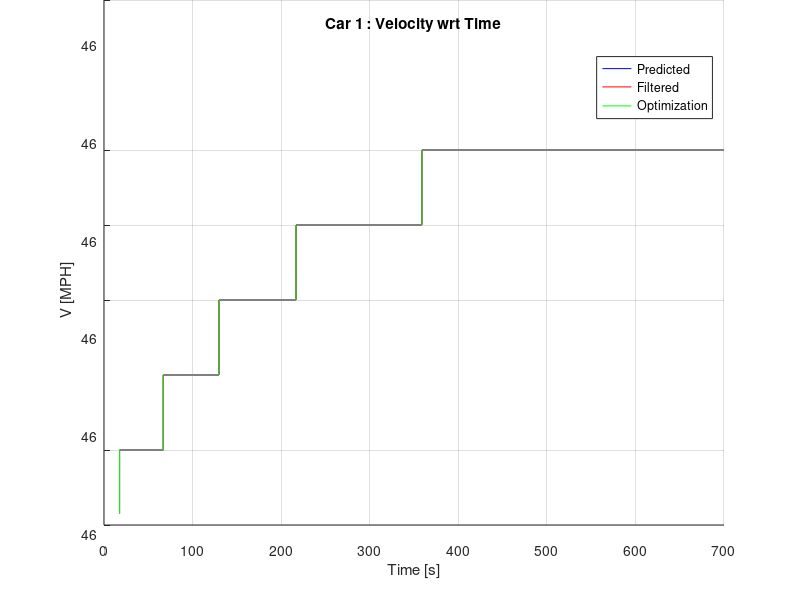
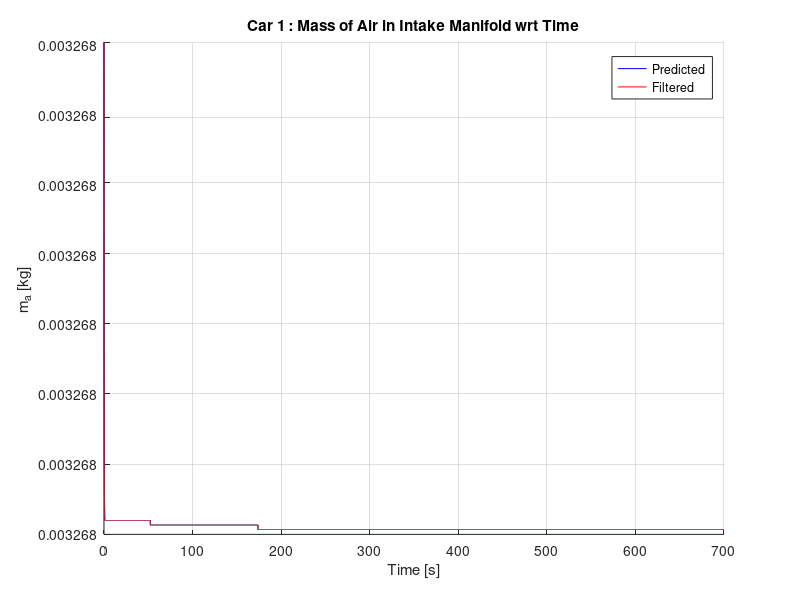

Source code (MATLAB) for these figures, in order:
% Ashil Farahmand
% Recursive Iterated EKF using Modified UCB Engine Model

% Goals
% - calculate time to cross
% ------------------------------------------------------------------------
% Issues with current implementation
% - Assume instantaneous pressure on controls
% - Doesn't down weight following cars
% - Only works with one type of car(internal characteristics of cars are identical) this constraint can easily be relaxed
% - Must try different optimization orders manually until optimal found

tic; clc; clear; format long;

KF_iterations = 7*10^4;                % Number of iterations for KF
integration_iterations = 1;              % Number of integrations per each KF_iteration
T = 1*10^-2;  num_of_cars = 1;

auto_transmission = logical(1);                      % 0 = (diagnostic)Manual, 1 = Automatic
noise = 0;                                                          % 0 = (diagnostic)None, 1 = White, 2 = Colored
rough = logical(0);                                            % 0 = random noise, x = noise multiplied by value of rough alternates :/- each iteration
run_optimization = logical([0; 0; 0; 0]);         % 0 = (diagnostic) Do not change inputs, 1 = change inputs according to cost function
min_iterations_to_show_corrections = 6;    % If iterating less than this margin, do not display
show_optimization = 0;                                 % 0 = (diagnostic) Do not plot optimization, 1 = Plot Optimization
max_corrections = 1*10^2;                             % Prevents infinite loop in correction
e_correction = 10^-6;                                       % Allowable Correction Error

mode_output = [0, 0, 0, 0, 0,    1, 0, 0, 1, 0,    0, 0, 0, 0];
%mode_output = ones(14);

% Output Modes
% -----------------------------------------------------
% Index   |   Property
% 1              throttle angle
% 2                brake angle
% 3           steering direction
% 4            position (x2 vs. x1)
% 5            position (x vs. t)
% 6                  v_mph
% 7                  v_m/s
% 8          distance b/w cars
% 9                     ma
% 10                   we
% 11                   Tb
% 12                  gear
% 13     phase plot (ma vs. we wrt t)
% 14        corrector iterations

w = zeros(5*num_of_cars, 1); e = zeros(5*num_of_cars, 1); z = zeros(5*num_of_cars, 1); Fx = zeros(5*num_of_cars, 5*num_of_cars);

nominal_controls = zeros(3*num_of_cars);                                     % Control Vector during one KF iteration
predictions = zeros(5*num_of_cars, integration_iterations + 1);   % Holds the predictions during integration
corrections = zeros(5*num_of_cars, 2);                                             % Holds the corrected states when iterating the correction step (holds previous and next corrections)
correction_iterations = ones(KF_iterations, 1);                                 % Holds the number of iterations the corrector performs/KF iteration

predicted_states = zeros(5*num_of_cars, KF_iterations); corrected_states = zeros(5*num_of_cars, KF_iterations); gear_ratios = zeros(num_of_cars, KF_iterations);
predicted_opt_states = zeros(4*num_of_cars, KF_iterations);

% Topology Parameters
speed_limits = [22; 50; 10];            % Speed limits (left turn, straight, right turn)
lane_width = 3.6; line_separation = .1;

% Used by cost function
iteration_to_start_optimization = 10;                                % KF_iteration to start optimization
safe_distance = [2.5; 2.5; 2.5; 2.5];                                        % Safe distance to maintain around each respective vehicle
safety_margin = .5;                                                                % Additional distance to maintain between vehicles
direction = [0; 0; 0; 0];                                                           % 1 - Left turn, 2 - Straight, 3 - Right turn (Set in vehicle ICs)
order = zeros(num_of_cars, 1);                                           % Order of cars going through the intersection
steady_speed_t_angles = [6.91049; 11.77215; 3.52779];    % Throttle angles to maintain a steady speed at the speed limit
acc_profile = [0.4624; 0.2728; 0.1724; 0.09438; .08311];     % Acceleration values for different velocity ranges
braking_distances = [0; 0];                                                    % Distance from intersection to begin braking in preparation for turn (calculated below)
time_optimal = zeros(num_of_cars, 1);                             % The amount of time needed to traverse the intersection when no other vehicles are present
time_to_cross = zeros(num_of_cars, 1);                            % The amount of time needed to traverse the intersection for a given order
target_speed = speed_limits(2);                                           % Used in optimization to signal a necessary acceleration or brake
brake_decel_rates = [-2.037; -4];                                           % Steady state deceleration at corresponding brake angle
brake_decel_angles = [19; 37.6966];                                     % Brake angles to achieve corresponding brake decel rates
steering_angle_increment = [ (90*T*4*speed_limits(1)*1609.344)/(3*pi*lane_width*3600); (90*T*4*speed_limits(3)*1609.344)/(pi*lane_width*3600) ];

% Assign Initial Conditions
K = I(5*num_of_cars); G = I(5*num_of_cars); Q = I(5*num_of_cars);
q = [.01; .01; 10^-10; .01; 100]; % Covariances of process and observation noise
for i = 1:num_of_cars    Q(5*i - 4, 5*i - 4) =  q(1);    Q(5*i - 3, 5*i - 3) = q(2);    Q(5*i - 2, 5*i - 2) = q(3);    Q(5*i - 1, 5*i - 1) = q(4);    Q(5*i - 0, 5*i - 0) = q(5); end
sigma = Q; last_sigma = Q; Rk = Q;

delta_t = T/integration_iterations;                           % One KF_interval time is integration_iterations*delta_t = T
k = zeros(4, 5*num_of_cars);                                    % RK4 variables; one col/SV
RK_states = zeros(5*num_of_cars, 1);                     % state vector
u = zeros(3*num_of_cars, KF_iterations);               % control vector
Jtg_current = zeros(num_of_cars, 1);
MAX = 0.684; R = 8.3145; Tm = 333; Mair = .02897; Vm = .00447; Patm = 101325; c_PR = (R*Tm)/(Patm*Mair*Vm);
Ve = .0049; c_1 = Ve/(4*pi*Vm);
normal_shift_speeds = [0; 7; 15; 25; 45];      % Speed to shift
fast_shift_speeds = [11; 20; 35; 55];              % Speeds to shift under max acceleration
Rg = [0.4167; 0.6817; 1; 1.4993; 2.3058];
c_2 = 1018686; Ca = 0.53384; h = 0.33; Fr = 167.27; Je = 0.2630; Jtg = [0.08202; 0.07592; 0.11388; 0.13150]; Jw = 5.13; M = 2148; Kb = 300; Tau_bv = 0.1;

% Pre-Processing

% Assign braking distances
x = ( (speed_limits(2) - speed_limits(1:2:3))*(1609.344/3600))/(-brake_decel_rates(2));
braking_distances = -.5*brake_decel_rates(2)*x.^2 + speed_limits(1:2:3)*(1609.344/3600).*x + lane_width;

% Car 1
car = 1;
direction(car) = 1;
gear_ratios(car, 1) = Rg(5);
predictions(5*car - 4, 1) = -200;
predictions(5*car - 3, 1) = -lane_width/2;
predictions(5*car - 2, 1) = .0032683;
predictions(5*car - 1, 1) = 46 * (1609.344/3600) *(1/(h*gear_ratios(car, 1)));
u(3*car - 2, 1:KF_iterations) = 10.58616;
%u(3*car - 2, 1:KF_iterations) = 85;
u(3*car - 0, 1:KF_iterations) = 0;

% Car 2
car = 2;
if(num_of_cars > 1)
direction(car) = 2;
gear_ratios(car, 1) = Rg(5);
predictions(5*car - 4, 1) = -lane_width/2;
predictions(5*car - 3, 1) = 200;
predictions(5*car - 2, 1) = .00033558;
predictions(5*car - 1, 1) = 45 * (1609.344/3600) * (1/(h*gear_ratios(car, 1)) );
u(3*car - 2, 1:iteration_to_start_optimization) = 85;
u(3*car - 0, 1:KF_iterations) = 270;
end

% Car 3
car = 3;
if(num_of_cars > 2)
direction(car) = 2;
gear_ratios(car, 1) = Rg(1);
predictions(5*car - 4, 1) = -lane_width/2;
predictions(5*car - 3, 1) = 16 + lane_width;
predictions(5*car - 2, 1) = .00033558;
predictions(5*car - 1, 1) = 2 * (1/(h*gear_ratios(car, 1)) );
u(3*car - 2, 1:iteration_to_start_optimization) = 85;
u(3*car - 0, 1:KF_iterations) = 270;
end

% Car 4
car = 4;
if(num_of_cars > 3)
direction(car) = 2;
gear_ratios(car, 1) = Rg(1);
predictions(5*car - 4, 1) = -lane_width/2;
predictions(5*car - 3, 1) = 30 + lane_width;
predictions(5*car - 2, 1) = .00033558;
predictions(5*car - 1, 1) = 2 * (1/(h*gear_ratios(car, 1)) );
u(3*car - 2, 1:iteration_to_start_optimization) = 85;
u(3*car - 0, 1:KF_iterations) = 270;
end

predicted_states(:, 1) = predictions(:, 1); corrected_states(:, 1) = predictions(:, 1);

% Begin to iterate (index 1 holds the ICs)
for KF_interval = 1:KF_iterations    
    
    % Run Optimization
    if((sum(run_optimization) > 0) & (KF_interval > iteration_to_start_optimization))       % At least one car needs to be optimized then true
        ETA = zeros(num_of_cars, 1);
        
        % Find ETA of each car based on current states (Cost Function)
        for i = 1:num_of_cars
            d = max( abs(corrected_states(5*i - 4, KF_interval)), abs(corrected_states(5*i - 3, KF_interval)) ) - lane_width - safe_distance(i);
            v = corrected_states(5*i - 1, KF_interval)*h*gear_ratios(i, KF_interval);
            
            % Too close for changing plans (ETA < 0 then no change of control vars)
            if( (direction ~= 2) & (d < braking_distances(ceil(direction(i)*.6))) )                ETA(i) = -i;                run_optimization(i) = 0;
            elseif(direction(i) == 1)
                
                if( (v + 0.1) > (speed_limits(2)*1609.344/3600) )         % At speed limit
                    d = max( abs(corrected_states(5*i - 4, KF_interval)), abs(corrected_states(5*i - 3, KF_interval)) ) - safe_distance(i) - braking_distances(1);
                    k(1) = d/(corrected_states(5*i - 1, KF_interval)*gear_ratios(i, KF_interval)*h);
                    k(2) = 0;
                elseif( v > (45*1609.344/3600) )                                      % High 4th Gear
                    % Find position of car after accelerating to speed limit
                    k(1) = (speed_limits(2)*1609.344/3600 - v)/acc_profile(5);
                    x = .5*acc_profile(5)*k(1)^2 + v*k(1) - max( abs(corrected_states(5*i - 4, KF_interval)), abs(corrected_states(5*i - 3, KF_interval)) );
                    
                    % Reach Speed Limit
                    if(x < -braking_distances(1))                        k(2) = (abs(x) - braking_distances(1))/(speed_limits(2)*1609.344/3600);
                    elseif(x > -braking_distances(1))               % Do not reach speed limit before line
                        k(1) = ( sqrt(v^2 + 2*acc_profile(5)*(max( abs(corrected_states(5*i - 4, KF_interval)), abs(corrected_states(5*i - 3, KF_interval)) )- braking_distances(1)) ) - v )/acc_profile(5);
                        % Find speed of vehicle @ lane_width, then average
                        % over whole time to find v
                    end
                
                % -------------------------------------------------------------------------------------    
                elseif( v > (35*1609.344/3600) )                                      % Lo 4th Gear
                    k(2) = (45 - 35)*(1609.344/3600)/acc_profile(4);
                    x = .5*acc_profile(4)*k(2)^2 + v*k(2) - max( abs(corrected_states(5*i - 4, KF_interval)), abs(corrected_states(5*i - 3, KF_interval)) );
                    
                    % Reach High 4th Gear
                    if(x < -braking_distances(1))
                        k(2) = (speed_limits(2) - 45)*(1609.344/3600)/acc_profile(5);
                        x  = .5*acc_profile(5)*k(2)^2 + 45*(1609.344/3600)*k(2) + x;
                        
                        % Reach Speed Limit
                        if(x < -braking_distances(1))                            k(1) = (abs(x) - braking_distances(1))/(speed_limits(2)*1609.344/3600);
                        elseif(x > -braking_distances(1))               % Do not reach speed limit before line
                            k(1) = (sqrt((45*1609.344/3600)^2 + 2*acc_profile(5)*(lane_width + abs(x))) - 45*1609.344/3600)/acc_profile(5);
                        % Find speed of vehicle @ lane_width, then average
                        % over whole time to find v
                        end
                        
                    elseif(x > -braking_distances(1))               % Do not reach High 4th Gear
                        k(1) = ( sqrt(v^2 + 2*acc_profile(4)*(lane_width + max( abs(corrected_states(5*i - 4, KF_interval)), abs(corrected_states(5*i - 3, KF_interval)) ))) - v )/acc_profile(4);
                        % Find speed of vehicle @ lane_width, then average
                        % over whole time to find v
                    end
                else
                    if(d > braking_distances(1))
                        k(1) = (d - braking_distances(1))/v;
                    end
                end
                
                k(3) = (braking_distances(1) - lane_width)/((speed_limits(2)/2 - speed_limits(1)/2)*1609.344/3600);
                k(4) = (3*lane_width*pi/4)/(speed_limits(1)*1609.344/3600);
                ETA(i) = k(1) + k(2) + k(3) + k(4);
                
            elseif(direction(i) == 3)
                
                if( (v + 0.1) > (speed_limits(2)*1609.344/3600) )         % At speed limit
                    d = max( abs(corrected_states(5*i - 4, KF_interval)), abs(corrected_states(5*i - 3, KF_interval)) ) - safe_distance(i) - braking_distances(2);
                    k(1) = d/(corrected_states(5*i - 1, KF_interval)*gear_ratios(i, KF_interval)*h);
                    k(2) = 0;
                elseif( v > (45*1609.344/3600) )                                      % High 4th Gear
                    % Find position of car after accelerating to speed limit
                    k(1) = (speed_limits(2)*1609.344/3600 - v)/acc_profile(5);
                    x = .5*acc_profile(5)*k(1)^2 + v*k(1) - max( abs(corrected_states(5*i - 4, KF_interval)), abs(corrected_states(5*i - 3, KF_interval)) );
                    
                    % Reach Speed Limit
                    if(x < -braking_distances(2))                        k(2) = (abs(x) - braking_distances(2))/(speed_limits(2)*1609.344/3600);
                    elseif(x > -braking_distances(2))               % Do not reach speed limit before line
                        k(1) = ( sqrt(v^2 + 2*acc_profile(5)*(max( abs(corrected_states(5*i - 4, KF_interval)), abs(corrected_states(5*i - 3, KF_interval)) )- braking_distances(2)) ) - v )/acc_profile(5);
                        % Find speed of vehicle @ lane_width, then average
                        % over whole time to find v
                    end
                
                
                % -------------------------------------------------------------------------------------    
                elseif( v > (35*1609.344/3600) )                                      % Lo 4th Gear
                    k(2) = (45 - 35)*(1609.344/3600)/acc_profile(4);
                    x = .5*acc_profile(4)*k(2)^2 + v*k(2) - max( abs(corrected_states(5*i - 4, KF_interval)), abs(corrected_states(5*i - 3, KF_interval)) );
                    
                    % Reach High 4th Gear
                    if(x < -braking_distances(2))
                        k(2) = (speed_limits(2) - 45)*(1609.344/3600)/acc_profile(5);
                        x  = .5*acc_profile(5)*k(2)^2 + 45*(1609.344/3600)*k(2) + x;
                        
                        % Reach Speed Limit
                        if(x < -braking_distances(2))                            k(1) = (abs(x) - braking_distances(2))/(speed_limits(2)*1609.344/3600);
                        elseif(x > -braking_distances(2))               % Do not reach speed limit before line
                            k(1) = (sqrt((45*1609.344/3600)^2 + 2*acc_profile(5)*(lane_width + abs(x))) - 45*1609.344/3600)/acc_profile(5);
                        % Find speed of vehicle @ lane_width, then average
                        % over whole time to find v
                        end
                        
                    elseif(x > -braking_distances(2))               % Do not reach High 4th Gear
                        k(1) = ( sqrt(v^2 + 2*acc_profile(4)*(lane_width + max( abs(corrected_states(5*i - 4, KF_interval)), abs(corrected_states(5*i - 3, KF_interval)) ))) - v )/acc_profile(4);
                        % Find speed of vehicle @ lane_width, then average
                        % over whole time to find v
                    end
                else
                    if(d > braking_distances(2))
                        k(1) = (d - braking_distances(2))/v;
                    end
                end
                
                k(3) = (braking_distances(2) - lane_width)/((speed_limits(2)/2 - speed_limits(3)/2)*1609.344/3600);
                k(4) = (lane_width*pi/4)/(speed_limits(3)*1609.344/3600);
                ETA(i) = k(1) + k(2) + k(3) + k(4);
            else
                
                if( (v + 0.1) > (speed_limits(2)*1609.344/3600) )         % At speed limit
                    d = max( abs(corrected_states(5*i - 4, KF_interval)), abs(corrected_states(5*i - 3, KF_interval)) ) - lane_width - safe_distance(i) + 2*lane_width;
                    ETA(i) = d/(corrected_states(5*i - 1, KF_interval)*gear_ratios(i, KF_interval)*h);
                
                elseif( v > (45*1609.344/3600) )                                      % High 4th Gear
                    % Find position of car after accelerating to speed limit
                    k(1) = (speed_limits(2)*1609.344/3600 - v)/acc_profile(5);
                    x = .5*acc_profile(5)*k(1)^2 + v*k(1) - max( abs(corrected_states(5*i - 4, KF_interval)), abs(corrected_states(5*i - 3, KF_interval)) );
                    
                    % Reach Speed Limit
                    if(x < lane_width)                        ETA(i) = k(1) + (abs(x) + lane_width)/(speed_limits(2)*1609.344/3600);
                    elseif(x > lane_width)               % Do not reach speed limit before line
                        ETA(i) = ( sqrt(v^2 + 2*acc_profile(5)*(lane_width + max( abs(corrected_states(5*i - 4, KF_interval)), abs(corrected_states(5*i - 3, KF_interval)) ))) - v )/acc_profile(5);
                        % Find speed of vehicle @ lane_width, then average
                        % over whole time to find v
                    end
                
                % -------------------------------------------------------------------------------------    
                elseif( v > (35*1609.344/3600) )                                      % Lo 4th Gear
                    k(2) = (45 - 35)*(1609.344/3600)/acc_profile(4);
                    x = .5*acc_profile(4)*k(2)^2 + v*k(2) - max( abs(corrected_states(5*i - 4, KF_interval)), abs(corrected_states(5*i - 3, KF_interval)) );
                    
                    % Reach High 4th Gear
                    if(x < lane_width)
                        k(1) = (speed_limits(2) - 45)*(1609.344/3600)/acc_profile(5);
                        x  = .5*acc_profile(5)*k(1)^2 + (45*1609.344/3600)*k(1) + x;
                        
                        % Reach Speed Limit
                        if(x < lane_width)                            ETA(i) = k(1) + k(2) + (abs(x) + lane_width)/(speed_limits(2)*1609.344/3600);
                        elseif(x > lane_width)               % Do not reach speed limit before line
                            ETA(i) = k(2) + (sqrt((45*1609.344/3600)^2 + 2*acc_profile(5)*(lane_width + abs(x))) - 45*1609.344/3600)/acc_profile(5);
                        % Find speed of vehicle @ lane_width, then average
                        % over whole time to find v
                        end
                        
                    elseif(x > lane_width)               % Do not reach High 4th Gear
                        ETA(i) = ( sqrt(v^2 + 2*acc_profile(4)*(lane_width + max( abs(corrected_states(5*i - 4, KF_interval)), abs(corrected_states(5*i - 3, KF_interval)) ))) - v )/acc_profile(4);
                        % Find speed of vehicle @ lane_width, then average
                        % over whole time to find v
                    end
                else
                    ETA(i) = (d + lane_width)/v;
                end
                    
            end
        end
        
        toc
        
        % Sort the ETAs in ascending optimization order (duplicateETAs yield error)
        ETA
        order = sort(ETA)
        for i = 1:num_of_cars            order(i) = find(order(i) == ETA);        end
                
        % Perform Optimization (assume only 1 car first)
        x = [0; 0];        v = 0;        a = 0;        k = zeros(1, 2);
        
        for i = 1:num_of_cars
            delay = 0;                                  % Time delay to avoid collision
            collision_points = 0;               % Indices where a collision will occur with current trajectory plan
            while(run_optimization(order(i)) == 1)
                x = [corrected_states(5*order(i) - 4, KF_interval); corrected_states(5*order(i) - 3, KF_interval)];
                v = corrected_states(5*order(i) - 1, KF_interval)*h*gear_ratios(order(i), KF_interval);
                v_mph = v*3600/1609.344;                target_speed = speed_limits(2)*1609.344/3600;                a = -brake_decel_rates(1)/100;                k(2) = 1;
                source = find(max(abs(x)) == abs(x));                sink = find(min(abs(x)) == abs(x));
                u(3*order(i) - 2, KF_interval:KF_iterations) = 0;                u(3*order(i) - 1, KF_interval:KF_iterations) = 0;                u(3*order(i) - 0, KF_interval:KF_iterations) = u(3*order(i) - 0, 1);
                
                if( (direction(order(i)) == 1) || (direction(order(i)) == 3) )
                    for j = KF_interval:KF_iterations
                        if((sum(size(collision_points)) - 2) > 0) % If original trajectory is invalid, delay some then proceed normally
                            a = a*exp(-T/Tau_bv) + brake_decel_rates(1)/100;                            u(3*order(i) - 1, j) = brake_decel_angles(1);                            k(1) = a;
                            
                            if(v_mph < (speed_limits(2) - delay) )                                collision_points = 1;                            end
                        elseif( abs(x(source)) > braking_distances(ceil(direction(order(i))*.6)) )   % Have not met decel area yet
                            u(3*order(i) - 2, j) = 85;
                            
                            if(collision_points == 1)                                k(1) = k(1)*exp(-T/Tau_bv);
                            else                                k(1) = 0;                            end
                            
                            if(v > target_speed)                                                         a = 0;                                u(3*order(i) - 2, j) = steady_speed_t_angles(2);
                            elseif(v_mph > 47)                                                          a = k(1) + acc_profile(5);
                            elseif(v_mph > fast_shift_speeds(3))                            a = k(1) + acc_profile(4);
                            elseif(v_mph > fast_shift_speeds(2))                            a = k(1) + acc_profile(3);
                            elseif(v_mph > fast_shift_speeds(1))                            a = k(1) + acc_profile(2);
                            else                                                                                     a = k(1) + acc_profile(1);                            end
                        elseif( (abs(x(source)) > lane_width) && (v < target_speed - 0.391) )      % In decel area and below target speed
                            u(3*order(i) - 2, j) = 85;                            target_speed = brake_decel_rates(2)*T + target_speed;                            k(1) = k(1)*exp(-T/Tau_bv);
                            
                            if(v_mph > 47)                                                                a = k(1) + acc_profile(5);
                            elseif(v_mph > fast_shift_speeds(3))                            a = k(1) + acc_profile(4);
                            elseif(v_mph > fast_shift_speeds(2))                            a = k(1) + acc_profile(3);
                            elseif(v_mph > fast_shift_speeds(1))                            a = k(1) + acc_profile(2);
                            else                                                                                     a = k(1) + acc_profile(1);                            end                            
                        elseif( (abs(x(source)) > lane_width) && (v >= target_speed - 0.391) )      % In decel area and at target speed
                            if(k(1) > 0)                                a = -brake_decel_rates(2)/100 + k(1)/100;                                k(1) = -1;                                '*',                            end
                            
                            a = a*exp(-T/Tau_bv) + brake_decel_rates(2)/100;                            u(3*order(i) - 1, j) = brake_decel_angles(2);
                            target_speed = a*T + target_speed;                            k(3) = 1;
                        elseif( (abs(x(source)) <= lane_width) && (abs(x(sink)) <= lane_width) )   % Begin turning manuever(inside Isection)
                            if(k(3) == 1)
                                steering_angle_increment = [ (90*T*4*(v_mph - 0.5)*1609.344)/(3*pi*lane_width*3600); (90*T*4*(v_mph - 0.5)*1609.344)/(pi*lane_width*3600) ];
                                k(3) = -1;
                            end
                            
                            k(1) = 0;
                            a = a*exp(-T/Tau_bv);                            target_speed = speed_limits(2)*1609.344/3600;                            
                            u(3*order(i) - 2, j) = steady_speed_t_angles(direction(order(i)));
                            u(3*order(i), j) = u(3*order(i), j - 1) - (direction(order(i)) - 2)*steering_angle_increment( ceil(direction(order(i))*.6) );
                        elseif(abs(x(sink)) > lane_width)                                                                        % Out of intersection moving away
                            u(3*order(i) - 2, j) = 85;                            u(3*order(i) - 0, j) = u(3*order(i), 1) - (direction(order(i)) - 2)*90;
                            
                            % Assigns time to cross
                            if(k(1) == 0)
                                k(1) = -2;
                                time_to_cross(order(i)) = (j - KF_interval)*T;                                
                                
                                % Assign costs of this iteration's trajectory
                                if(collision_points == 0)                    time_optimal(order(i)) = time_to_cross(order(i));                end
                            end
                            
                            if(v > target_speed)                                                         a = 0;                                u(3*order(i) - 2, j) = steady_speed_t_angles(2);
                            elseif(v_mph > 47)                                                          a = acc_profile(5);
                            elseif(v_mph > fast_shift_speeds(3))                            a = acc_profile(4);
                            elseif(v_mph > fast_shift_speeds(2))                            a = acc_profile(3);
                            elseif(v_mph > fast_shift_speeds(1))                            a = acc_profile(2);
                            else                                                                                     a = acc_profile(1);                            end
                        end
                        
                        x(1) = (.5*a*T^2 + v*T)*cos(u(3*order(i), j)*pi/180) + x(1);
                        x(2) = (.5*a*T^2 + v*T)*sin(u(3*order(i), j)*pi/180) + x(2);
                        v = a*T + v;                        v_mph = v*3600/1609.344;
                        if( (a < 0) & (v < 0) )                            v = 0;                            v_mph = 0;                        end
                        predicted_opt_states((4*order(i) - 3:4*order(i)), j) = [x(1); x(2); v_mph; a];
                    end
                else      % If not turning, then go straight
                    k(3) = 0;
                    for j = KF_interval:KF_iterations                        
                        if((sum(size(collision_points)) - 2) > 0)     % If original trajectory is invalid, delay some then proceed normally
                            a = a*exp(-T/Tau_bv) + brake_decel_rates(1)/100;                            u(3*order(i) - 1, j) = brake_decel_angles(1);                            k(1) = a;
                            
                            if(v_mph < (speed_limits(2) - delay))                                collision_points = 1;                            end
                        elseif( (k(3) == 0) & (abs(x(source)) > lane_width) & (abs(corrected_states(5*order(i) - 2 - sink, KF_interval) - x(source)) > abs(corrected_states(5*order(i) - 2 - sink, KF_interval))) )
                            k(3) = -1;
                            time_to_cross(order(i)) = (j - KF_interval)*T;
                            
                            % Assign costs of this iteration's trajectory
                            if(collision_points == 0)                    time_optimal(order(i)) = time_to_cross(order(i));                end
                        else
                            u(3*order(i) - 2, j) = 85;
                            
                            if(collision_points == 1)                                k(1) = k(1)*exp(-T/Tau_bv);
                            else                                k(1) = 0;                            end
                            
                            if(v > target_speed)                                                         a = 0;                                u(3*order(i) - 2, j) = steady_speed_t_angles(2);
                            elseif(v_mph > 47)                                                          a = k(1) + acc_profile(5);
                            elseif(v_mph > fast_shift_speeds(3))                            a = k(1) + acc_profile(4);
                            elseif(v_mph > fast_shift_speeds(2))                            a = k(1) + acc_profile(3);
                            elseif(v_mph > fast_shift_speeds(1))                            a = k(1) + acc_profile(2);
                            else                                                                                     a = k(1) + acc_profile(1);                            end
                        end
                        
                        x(1) = (.5*a*T^2 + v*T)*cos(u(3*order(i), j)*pi/180) + x(1);
                        x(2) = (.5*a*T^2 + v*T)*sin(u(3*order(i), j)*pi/180) + x(2);
                        v = a*T + v;                        v_mph = v*3600/1609.344;                        
                        if( (a < 0) & (v < 0) )                            v = 0;                            v_mph = 0;                        end                        
                        predicted_opt_states((4*order(i) - 3:4*order(i)), j) = [x(1); x(2); v_mph; a];
                    end
                end
                               
                
                % Compare trajectory plan to plans of all preceding cars
                if(i > 1)
                    for car = 1:(i - 1)
                        x = sqrt( (predicted_opt_states(4*order(i) - 3, 1:KF_iterations) - predicted_opt_states(4*order(car) - 3, 1:KF_iterations)).^2 + (predicted_opt_states(4*order(i) - 2, 1:KF_iterations) - predicted_opt_states(4*order(car) - 2, 1:KF_iterations)).^2 );
                        collision_points = find(x < (safe_distance(order(i)) + safe_distance(order(car)) + safety_margin));                        
                        
                        if((sum(size(collision_points)) - 2) > 0)                            delay = delay + 0.5;
                        else                        run_optimization(order(i)) = 0;                        end
                    end                    
                else                    run_optimization(order(i)) = 0;                end
                
            end
        end
        time_optimal
        time_to_cross - time_optimal
        'Cost = '
        mean(time_to_cross - time_optimal)
        toc
    elseif((show_optimization == 0) | (KF_interval <= iteration_to_start_optimization))
        for i = 1:num_of_cars
            predicted_opt_states(4*i - 3, KF_interval) = corrected_states(5*i - 4, KF_interval);
            predicted_opt_states(4*i - 2, KF_interval) = corrected_states(5*i - 3, KF_interval);
            predicted_opt_states(4*i - 1, KF_interval) = corrected_states(5*i - 1, KF_interval)*h*gear_ratios(i, KF_interval)*3600/1609.344;
            predicted_opt_states(4*i - 0, KF_interval) = 0;
        end
    end
    
    % Assign nominal controls
    predictions(:, 1) = corrected_states(:, KF_interval);
    nominal_controls = u(:, KF_interval);
    
    if(auto_transmission == 1)
        % Transmission
        for car = 1:num_of_cars
            v =  gear_ratios(car, KF_interval)*h*predictions(5*car - 1, 1);
            v_mph = v*(3600/1609.344);                        % Convert m/s -> mph
    
            if( (nominal_controls(3*car - 2) == 85) && (v_mph > normal_shift_speeds(2)) )
                % Down shift for better acceleration                
                if(v_mph > fast_shift_speeds(4))                              gear_ratios(car, KF_interval + 1) = Rg(5);                        Jtg_current(car) = Jtg(4);
                elseif(v_mph > fast_shift_speeds(3))                        gear_ratios(car, KF_interval + 1) = Rg(4);                        Jtg_current(car) = Jtg(4);
                elseif(v_mph > fast_shift_speeds(2))                        gear_ratios(car, KF_interval + 1) = Rg(3);                        Jtg_current(car) = Jtg(3);
                elseif(v_mph > fast_shift_speeds(1))                        gear_ratios(car, KF_interval + 1) = Rg(2);                        Jtg_current(car) = Jtg(2);
                else                                                                                 gear_ratios(car, KF_interval + 1) = Rg(1);                        Jtg_current(car) = Jtg(1);
                end
            elseif(v_mph > normal_shift_speeds(5))                    gear_ratios(car, KF_interval + 1) = Rg(5);                    Jtg_current(car) = Jtg(4);
            elseif(v_mph > normal_shift_speeds(4))                    gear_ratios(car, KF_interval + 1) = Rg(4);                    Jtg_current(car) = Jtg(4);
            elseif(v_mph > normal_shift_speeds(3))                    gear_ratios(car, KF_interval + 1) = Rg(3);                    Jtg_current(car) = Jtg(3);
            elseif(v_mph > normal_shift_speeds(2))                    gear_ratios(car, KF_interval + 1) = Rg(2);                    Jtg_current(car) = Jtg(2);
            else                                                                                   gear_ratios(car, KF_interval + 1) = Rg(1);                    Jtg_current(car) = Jtg(1);
            end
               
            predictions(5*car - 1, 1) = v/(gear_ratios(car, KF_interval + 1)*h);                % Adjusts the engine velocity if gear shift occurs
        end
    else        for car = 1:num_of_cars            gear_ratios(car, KF_interval + 1) = gear_ratios(car, KF_interval);        end,    end

    % Prediction
    for integration_interval = 1:integration_iterations        
        RK_states = predictions(:, integration_interval);
        
        for j = 1:4
            k(1:5:5*num_of_cars, j) = gear_ratios(:, KF_interval)*h.*RK_states(4:5:5*num_of_cars).*cos(nominal_controls(3:3:3*num_of_cars)*pi/180);
            k(2:5:5*num_of_cars, j) = gear_ratios(:, KF_interval)*h.*RK_states(4:5:5*num_of_cars).*sin(nominal_controls(3:3:3*num_of_cars)*pi/180);
            
            d_ma_i = MAX*( (nominal_controls(1:3:3*num_of_cars)/85).^2 ).*( (-4.9958)*(c_PR*RK_states(3:5:5*num_of_cars)).^5 + (5.8832)*(c_PR*RK_states(3:5:5*num_of_cars)).^4 + (-1.1218)*(c_PR*RK_states(3:5:5*num_of_cars)).^3 + (-.6579)*(c_PR*RK_states(3:5:5*num_of_cars)).^2 + (-.1278)*(c_PR*RK_states(3:5:5*num_of_cars)) + 1.0104 );
            d_ma_o = c_1*(24.5*RK_states(4:5:5*num_of_cars).*RK_states(3:5:5*num_of_cars).^2 - 0.167*RK_states(4:5:5*num_of_cars).*RK_states(3:5:5*num_of_cars) + (8.10*10^(-4))*RK_states(4:5:5*num_of_cars) - (3.10*10^(-4))*RK_states(3:5:5*num_of_cars).^2 + 222*RK_states(3:5:5*num_of_cars) + 0.352).*RK_states(3:5:5*num_of_cars).*RK_states(4:5:5*num_of_cars);
    
            k(3:5:5*num_of_cars, j) = d_ma_i - d_ma_o;            
            k(4:5:5*num_of_cars, j) = ( ((c_2*d_ma_o)./RK_states(4:5:5*num_of_cars)) - (0.1056*RK_states(4:5:5*num_of_cars) + 15.10) - ((1*10^-4)*RK_states(4:5:5*num_of_cars).^2) - (gear_ratios(:, KF_interval).*(RK_states(5:5:(5*num_of_cars)) + Ca*(gear_ratios(:, KF_interval).^2).*(h^3).*(RK_states(4:5:(5*num_of_cars)).^2) + h*Fr)))./(Je + Jtg_current + (gear_ratios(:, KF_interval).^2)*(Jw + 4*M*h^2));
            k(5:5:5*num_of_cars, j) = (Kb*nominal_controls(2:3:3*num_of_cars) - RK_states(5:5:5*num_of_cars))/Tau_bv;
            
            if(j < 3)                RK_states = RK_states + (delta_t/2)*k(:, j);
            else                       RK_states = RK_states + delta_t*k(:, j);            end
        end
        
        predictions(:, integration_interval + 1) = predictions(:, integration_interval) + (delta_t/6)*( k(:, 1) + 2*k(:, 2) + 2*k(:, 3) + k(:, 4) );  % State Transition
    end
    
    for i = 1:num_of_cars
        % we constraints (if braking limit we = 0 else w = idle speed)
        if( (predictions(5*i - 1, integration_iterations + 1) < 6.5) && (u(3*i - 1, KF_interval) > 0) )                predictions(5*i - 1, integration_iterations + 1) = 10^-5;
        elseif(predictions(5*i - 1, integration_iterations + 1) < 6.5)                predictions(5*i - 1, integration_iterations + 1) = 6.5;        end
        % ma constraints (ma > 0)
        if( (predictions(5*i - 2, integration_iterations + 1) < 10^-10) )            predictions(5*i - 2, integration_iterations + 1) = 10^-10;        end
    end
    
    predicted_states(:, KF_interval + 1) = predictions(:, integration_iterations + 1);
    
    if(noise ~= 0)        % If noise == 0, skip correction step
        % Assign new values to noise dependent variables
        for i = 1:num_of_cars
            if(noise == 2)
                G(5*car - 4, 5*car  - 1) = gear_ratios(car, KF_interval)*h*cos(nominal_controls(3*car - 0)*pi/180);
                G(5*car - 3, 5*car  - 1) = gear_ratios(car, KF_interval)*h*sin(nominal_controls(3*car - 0)*pi/180);
                G(5*car - 1, 5*car  - 2) = ( (.352)*c_2*c_1 )/(  Je + Jtg_current(car) + (gear_ratios(car, KF_interval).^2)*(Jw + 4*M*h^2) );
                G(5*car - 1, 5*car  - 0) = -gear_ratios(car, KF_interval)/(  Je + Jtg_current(car) + (gear_ratios(car, KF_interval).^2)*(Jw + 4*M*h^2) );
            end
            
            w(5*i - 4) = randn*sqrt(q(1)); w(5*i - 3) = randn*sqrt(q(2)); w(5*i - 2) = randn*sqrt(q(3)); w(5*i - 1) = randn*sqrt(q(4)); w(5*i - 0) = randn*sqrt(q(5));        
            e(5*i - 4) = randn*sqrt(q(1)); e(5*i - 3) = randn*sqrt(q(2)); e(5*i - 2) = randn*sqrt(q(3)); e(5*i - 1) = randn*sqrt(q(4)); e(5*i - 0) = randn*sqrt(q(5));
        end
    
        % Creates alternating noise +\- if enabled
        if(rough ~= 0)
            if (KF_interval == 2*floor(KF_interval/2))                w = -rough*abs(w);
            else                w = rough*abs(w);            end
        end
    
        % Get new observations
        x = predicted_states(:, KF_interval + 1) + G*w;        z = x + e;
    
        % Iterated Corrections
        corrections(:, 1) = 0;        corrections(:, 2) = predicted_states(:, KF_interval + 1);
        last_sigma = sigma;        Q = G*Q*G'*T;

        i = 0;
        while( (max( abs(corrections(:, 2) - corrections(:, 1)) ) > e_correction) && (i < max_corrections) )
            i = i + 1;            corrections(:, 1) = corrections(:, 2);
        
            % Compute Jacobian (non-zero along block diagonal)
            for car = 1:num_of_cars
                Fx(5*car - 4, 5*car - 4) = 0;                Fx(5*car - 4, 5*car - 3) = 0;                Fx(5*car - 4, 5*car - 2) = 0;
                Fx(5*car - 4, 5*car - 1) = gear_ratios(car, KF_interval)*h*cos(nominal_controls(3*car - 0)*pi/180);
                Fx(5*car - 4, 5*car - 0) = 0;
        
                Fx(5*car - 3, 5*car - 4) = 0;                Fx(5*car - 3, 5*car - 3) = 0;                Fx(5*car - 3, 5*car - 2) = 0;
                Fx(5*car - 3, 5*car - 1) = gear_ratios(car, KF_interval)*h*sin(nominal_controls(3*car - 0)*pi/180);
                Fx(5*car - 3, 5*car - 0) = 0;
        
                Fx(5*car - 2, 5*car - 4) = 0;                Fx(5*car - 2, 5*car - 3) = 0;
                Fx(5*car - 2, 5*car - 2) = MAX*((nominal_controls(3*car - 2)/85)^2)*(5*(-4.9958)*c_PR^5*corrections(5*car - 2, 1)^4 + 4*(5.8832)*c_PR^4*corrections(5*car - 2, 1)^3 + 3*(-1.1218)*c_PR^3*corrections(5*car - 2, 1)^2 + 2*(-.6579)*c_PR^2*corrections(5*car - 2, 1) + (-.1278)*c_PR) - (c_1*(3*24.5*corrections(5*car - 1, 1)^2*corrections(5*car - 2, 1)^2 - 2*0.167*corrections(5*car - 1, 1)^2*corrections(5*car - 2, 1) + 8.10*10^-4*corrections(5*car - 1, 1)^2 - 3*3.10*10^-4*corrections(5*car - 1, 1)*corrections(5*car - 2, 1)^2 + 2*222*corrections(5*car - 1, 1)*corrections(5*car - 2, 1) + 0.352*corrections(5*car - 1, 1)) );
                Fx(5*car - 2, 5*car - 1) = -c_1*(2*24.5*corrections(5*car - 1, 1)*corrections(5*car - 2, 1)^3 - 2*0.167*corrections(5*car - 1, 1)*corrections(5*car - 2, 1)^2 + 2*8.10*10-4*corrections(5*car - 1, 1)*corrections(5*car - 2, 1) - 3.10*10^-4*corrections(5*car - 2, 1)^3 + 222*corrections(5*car - 2, 1)^2 + 0.352*corrections(5*car - 2, 1));
                Fx(5*car - 2, 5*car - 0) = 0;
        
                Je_star = Je + Jtg_current(car) + (gear_ratios(car, KF_interval)^2)*(Jw + 4*M*h^2);
        
                Fx(5*car - 1, 5*car - 4) = 0;                Fx(5*car - 1, 5*car - 3) = 0;
                Fx(5*car - 1, 5*car - 2) = (c_1*c_2/Je_star)*( 3*24.5*corrections(5*car - 1, 1)*corrections(5*car - 2, 1)^2 - 2*0.167*corrections(5*car - 1, 1)*corrections(5*car - 2, 1) + 8.10*10^-4*corrections(5*car - 1, 1) - 3*3.10*10^-4*corrections(5*car - 2, 1)^2 + 2*222*corrections(5*car - 2, 1) + 0.352 );
                Fx(5*car - 1, 5*car - 1) = (1/Je_star)*( (c_1*c_2*(24.5*corrections(5*car - 2, 1)^3 - 0.167*corrections(5*car - 2, 1)^2 + 8.10*10^-4*corrections(5*car - 2, 1) ) - 0.1056 - 2*(4.3*10^-6)*corrections(5*car - 1, 1) - 2*Ca*gear_ratios(car, KF_interval)^3*h^3*corrections(5*car - 1, 1)) );
                Fx(5*car - 1, 5*car - 0) = -gear_ratios(car, KF_interval)/Je_star;
       
                Fx(5*car - 0, 5*car - 4) = 0;                Fx(5*car - 0, 5*car - 3) = 0;                Fx(5*car - 0, 5*car - 2) = 0;                Fx(5*car - 0, 5*car - 1) = 0;
                Fx(5*car - 0, 5*car - 0) = -1/Tau_bv;
            end
            
            %phi = I(5*num_of_cars) + Fx*T;
            phi = expm(Fx*T);            sigma = phi*last_sigma*phi' + Q;            K = sigma*inv(sigma + Rk);
    
            corrections(:, 2) = predicted_states(:, KF_interval + 1) + K*(z - predicted_states(:, KF_interval + 1));
        end
        correction_iterations(KF_interval) = i;
        sigma = (I(5*num_of_cars) - K)*last_sigma;
        
        if(i > min_iterations_to_show_corrections)            [KF_interval            i],        end
        
        % Force physical and model constraints
        for i = 1:num_of_cars
            if(corrections(5*i, 2) < 0)                corrections(5*i, 2) = 0;            end            % Force Tb > 0
        
            % we constraints (if braking limit we = 0 else w = idle speed)
            if( (corrections(5*i - 1, 2) < 6.5) && (u(3*i - 1, KF_interval) > 0) )                corrections(5*i - 1, 2) = 10^-5;
            elseif(corrections(5*i - 1, 2) < 6.5)                corrections(5*i - 1, 2) = 6.5;            end
            
            % ma constraints (ma > 0)
            if( (corrections(5*i - 2, 2) < 10^-10) )            corrections(5*i - 2, 2) = 10^-10;        end
        end
    
        corrected_states(:, KF_interval + 1) = corrections(:, 2);
    else
        corrected_states(:, KF_interval + 1) = predicted_states(:, KF_interval + 1);
    end    
    
end

% Post Processing
i = 0;

if(mode_output(1) == 1)
    i = i + 1;    figure(i);
    
    % Plot Throttle
    for j = 1:num_of_cars
        subplot(num_of_cars, 1, j);        hold on;        grid;
        plot((1:KF_iterations)*T, u(3*j - 2, 1:KF_iterations), 'blue');
        title(['Car ', int2str(j), ' : Throttle Angle wrt Time']);    xlabel('Time [s]');    ylabel('\alpha [deg]');
    end
end

if(mode_output(2) == 1)
    i = i + 1;    figure(i);
    
    % Plot Brake Angle
    for j = 1:num_of_cars
        subplot(num_of_cars, 1, j);        hold on;        grid;
        plot((1:KF_iterations)*T, u(3*j - 1, 1:KF_iterations), 'blue');
        title(['Car ', int2str(j), ' : Brake Angle wrt Time']);    xlabel('Time [s]');    ylabel('\beta [deg]');
    end
end

if(mode_output(3) == 1)
    i = i + 1;    figure(i);
    
    % Plot Steering Angle
    for j = 1:num_of_cars
        subplot(num_of_cars, 1, j);        hold on;        grid;
        plot((1:KF_iterations)*T, u(3*j - 0, 1:KF_iterations), 'blue');
        title(['Car ', int2str(j), ' : Steering Angle wrt Time']);    xlabel('Time [s]');    ylabel('\theta [deg]');
    end
end

if(mode_output(4) == 1)
    i = i + 1;    figure(i);
    
    % Plot Positions (x2 vs. x1)
    for j = 1:num_of_cars
        subplot(num_of_cars, 1, j);        hold on;
        
        for k = 1:num_of_cars
            % North
            plot([ -lane_width, -lane_width ],              [ 1000, (0 + lane_width) ], 'black');            plot([ -line_separation, -line_separation ], [ 1000, (0 + lane_width) ], 'yellow');
            plot([ 0, 0 ],                                                   [ 1000, (0 + lane_width) ], 'black');            plot([ line_separation, line_separation ],    [ 1000, (0 + lane_width) ], 'yellow');
            plot([ lane_width, lane_width ],                 [ 1000, (0 + lane_width) ], 'black');
            
            % South
            plot([ -lane_width, -lane_width ],              [ -1000, (0 - lane_width) ], 'black');            plot([ -line_separation, -line_separation ], [ -1000, (0 - lane_width) ], 'yellow');
            plot([ 0, 0 ],                                                   [ -1000, (0 - lane_width) ], 'black');            plot([ line_separation, line_separation ],    [ -1000, (0 - lane_width) ], 'yellow');
            plot([ lane_width, lane_width ],                 [ -1000, (0 - lane_width) ], 'black');
            
            % West
            plot([ -1000, (0 - lane_width) ], [ lane_width, lane_width ], 'black');            plot([ -1000, (0 - lane_width) ], [ line_separation, line_separation ], 'yellow');
            plot([ -1000, (0 - lane_width) ], [ 0, 0 ], 'black');            plot([ -1000, (0 - lane_width) ], [ -line_separation, -line_separation ], 'yellow');
            plot([ -1000, (0 - lane_width) ], [ -lane_width, -lane_width ], 'black');
            
            % East
            plot([ (0 + lane_width), 1000 ], [ lane_width, lane_width ], 'black');            plot([ (0 + lane_width), 1000 ], [ line_separation, line_separation ], 'yellow');
            plot([ (0 + lane_width), 1000 ], [ 0 0 ], 'black');            plot([ (0 + lane_width), 1000 ], [ -line_separation, -line_separation ], 'yellow');
            plot([ (0 + lane_width), 1000 ], [ -lane_width, -lane_width ], 'black');
        end
        
        plot(corrected_states(5*j - 4, 1), corrected_states(5*j - 3, 1), 'red O');
        p = plot(predicted_states(5*j - 4, 1:KF_iterations), predicted_states(5*j - 3, 1:KF_iterations), 'blue');
        c = plot(corrected_states(5*j - 4, 1:KF_iterations), corrected_states(5*j - 3, 1:KF_iterations), 'red');
        o = plot(predicted_opt_states(4*j - 3, 1:KF_iterations), predicted_opt_states(4*j - 2, 1:KF_iterations), 'green');
        title(['Car ', int2str(j), ' : Position']);    xlabel('x_1 [m]');    ylabel('x_2 [m]');
        legend([p c o], 'Predicted', 'Filtered', 'Optimization', 'Location', 'Best');
    end
end

if(mode_output(5) == 1)
    i = i + 1;    figure(i);    count = 0;
    
    % Plot Position [x vs. t]
    for j = 1:num_of_cars
        for k = 1:2
            count = count + 1;
            subplot(num_of_cars, 2, count);        grid;        hold on;
            p = plot((1:KF_iterations)*T, predicted_states(5*j - 5 + k, 1:KF_iterations), 'blue');
            c = plot((1:KF_iterations)*T, corrected_states(5*j - 5 + k, 1:KF_iterations), 'red');
            o = plot((1:KF_iterations)*T, predicted_opt_states(4*j - 4 + k, 1:KF_iterations), 'green');
            title(['Car ', int2str(j), ' : x', int2str(k), ' wrt Time']);    xlabel('Time [s]');    ylabel(['x', int2str(k)]);
            %legend([p c o], 'Predicted', 'Filtered', 'Optimization', 'Location', 'Best');
        end
    end
end

if(mode_output(6) == 1)
    i = i + 1;    figure(i);
    
    % Plot Velocity [MPH]
    for j = 1:num_of_cars
        subplot(num_of_cars, 1, j);        grid;        hold on;
        p = plot((1:KF_iterations)*T, predicted_states(5*j - 1, 1:KF_iterations)*h.*gear_ratios(j, 1:KF_iterations)*(3600/1609.344), 'blue');
        c = plot((1:KF_iterations)*T, corrected_states(5*j - 1, 1:KF_iterations)*h.*gear_ratios(j, 1:KF_iterations)*(3600/1609.344), 'red');
        o = plot((1:KF_iterations)*T, predicted_opt_states(4*j - 1, 1:KF_iterations), 'green');
        title(['Car ', int2str(j), ' : Velocity wrt Time']);    xlabel('Time [s]');    ylabel('V [MPH]');
        legend([p c o], 'Predicted', 'Filtered', 'Optimization', 'Location', 'Best');
    end
end

if(mode_output(7) == 1)
    i = i + 1;    figure(i);
    
    % Plot Velocity [m/s]
    for j = 1:num_of_cars
        subplot(num_of_cars, 1, j);    grid;    hold on;
        p = plot((1:KF_iterations)*T, predicted_states(5*j - 1, 1:KF_iterations).*gear_ratios(j, 1:KF_iterations)*h, 'blue');
        c = plot((1:KF_iterations)*T, corrected_states(5*j - 1, 1:KF_iterations).*gear_ratios(j, 1:KF_iterations)*h, 'red');
        o = plot((1:KF_iterations)*T, predicted_opt_states(4*j - 1, 1:KF_iterations)*1609.344/3600, 'green');
        title(['Car ', int2str(j), ' : Velocity wrt Time']);    xlabel('Time [s]');    ylabel('V [m/s]');
        legend([p c o], 'Predicted', 'Filtered', 'Optimization', 'Location', 'Best');
    end
end

if(mode_output(8) == 1)
    if(num_of_cars > 1)
        i = i + 1;    figure(i);
        count = 0;
    
        if(num_of_cars > 3)        rows = num_of_cars*(num_of_cars - 1)/4;        cols = 2;
        else        rows = num_of_cars*(num_of_cars - 1)/2;        cols = 1;
        end
    
        % Plot Distance between Cars
        for j = 1:(num_of_cars - 1)
            for k = (j + 1):num_of_cars
                predicted_distance = sqrt(( predicted_states(5*j - 4, 1:KF_iterations) - predicted_states(5*k - 4, 1:KF_iterations) ).^2 + ( predicted_states(5*j - 3, 1:KF_iterations) - predicted_states(5*k - 3, 1:KF_iterations) ).^2);
                corrected_distance = sqrt(( corrected_states(5*j - 4, 1:KF_iterations) - corrected_states(5*k - 4, 1:KF_iterations) ).^2 + ( corrected_states(5*j - 3, 1:KF_iterations) - corrected_states(5*k - 3, 1:KF_iterations) ).^2);
                optimization = sqrt(( predicted_opt_states(4*j - 3, 1:KF_iterations) - predicted_opt_states(4*k - 3, 1:KF_iterations) ).^2 + ( predicted_opt_states(4*j - 2, 1:KF_iterations) - predicted_opt_states(4*k - 2, 1:KF_iterations) ).^2);
    
                count = count + 1;
                subplot(rows, cols, count);
                hold on;            grid;
                p = plot((1:KF_iterations)*T, predicted_distance(1:KF_iterations), 'blue');
                c = plot((1:KF_iterations)*T, corrected_distance(1:KF_iterations), 'red');
                o = plot((1:KF_iterations)*T, optimization(1:KF_iterations), 'green');
                collision = plot([0 KF_iterations*T], ( safe_distance(j) + safe_distance(k) )*[1 1], 'black');
                title(['Distance b/w Cars ', int2str(j), ' and ', int2str(k) ' wrt Time']);    xlabel('Time [s]');    ylabel('Distance [m]');
                legend([p c o collision], 'Predicted', 'Filtered', 'Optimization', 'Collision Threshold', 'Location', 'Best');
            end
        end
    end
end

if(mode_output(9) == 1)
    i = i + 1;    figure(i);
    
    % Plot Mass of Air in Intake Manifold
    for j = 1:num_of_cars
        subplot(num_of_cars, 1, j);        grid;    hold on;
        p = plot((1:KF_iterations)*T, predicted_states(5*j - 2, 1:KF_iterations), 'blue');
        c = plot((1:KF_iterations)*T, corrected_states(5*j - 2, 1:KF_iterations), 'red');
        title(['Car ', int2str(j), ' : Mass of Air in Intake Manifold wrt Time']);    xlabel('Time [s]');    ylabel('m_a [kg]');
        legend([p c], 'Predicted', 'Filtered', 'Location', 'Best');
    end
end

if(mode_output(10) == 1)
    i = i + 1;    figure(i);
    
    % Plot Engine Angular Velocity
    for j = 1:num_of_cars
        subplot(num_of_cars, 1, j);    grid;    hold on;
        p = plot((1:KF_iterations)*T, predicted_states(5*j - 1, 1:KF_iterations), 'blue');
        c = plot((1:KF_iterations)*T, corrected_states(5*j - 1, 1:KF_iterations), 'red');
        title(['Car ', int2str(j), ' : Engine Angular Velocity wrt Time']);    xlabel('Time [s]');    ylabel('\omega_e [rad/s]');
        legend([p c], 'Predicted', 'Filtered', 'Location', 'Best');
    end
end

if(mode_output(11) == 1)
    i = i + 1;    figure(i);
    
    % Plot Brake Torque
    for j = 1:num_of_cars
        subplot(num_of_cars, 1, j);    grid;    hold on;
        p = plot((1:KF_iterations)*T, predicted_states(5*j - 0, 1:KF_iterations), 'blue');
        c = plot((1:KF_iterations)*T, corrected_states(5*j - 0, 1:KF_iterations), 'red');
        title(['Car ', int2str(j), ' : Brake Torque wrt Time']);    xlabel('Time [s]');    ylabel('T_b [N*m]');
        legend([p c], 'Predicted', 'Filtered', 'Location', 'Best');
    end
end

if(mode_output(12) == 1)
    i = i + 1;    figure(i);
    
    for j = 1:num_of_cars        for k = 1:KF_iterations            gear_ratios(j, k) = find(Rg == gear_ratios(j, k));        end,    end
        
    % Plot Gear
    for j = 1:num_of_cars
        subplot(num_of_cars, 1, j);    grid;    hold on;
        p = plot((1:KF_iterations)*T, gear_ratios(j, 1:KF_iterations), 'red');
        title(['Car ', int2str(j), ' : Gear wrt Time']);    xlabel('Time [s]');    ylabel('Gear');
    end
end

if(mode_output(13) == 1)
    i = i + 1;    figure(i);
    
    % Plot Phase Plot
    for j = 1:num_of_cars
        subplot(num_of_cars, 1, j);        grid;
        hold on;
        p = plot3(predicted_states(5*j - 2, 1:KF_iterations), predicted_states(5*j - 1, 1:KF_iterations), (1:KF_iterations)*T, 'blue');
        c = plot3(corrected_states(5*j - 2, 1:KF_iterations), corrected_states(5*j - 1, 1:KF_iterations), (1:KF_iterations)*T, 'red');
        title(['Car ', int2str(j), ' : Engine Angular Velocity vs. Mass of Air in the Intake Manifold wrt Time [s]']);    xlabel('m_a [kg]');    ylabel('\omega_e [rad/s]');        zlabel('Time [s]');
        legend([p c], 'Predicted', 'Filtered', 'Location', 'Best');
    end
    
    %plot(corrected_states(5*j - 2, 1:KF_iterations/10:KF_iterations), corrected_states(5*j - 1, 1:KF_iterations/10:KF_iterations), 'O red');
end

if(mode_output(14) == 1)
    i = i + 1;    figure(i);    grid;    hold on;
            
    % Plot Correction Iterations
    plot((1:KF_iterations)*T, correction_iterations(1:KF_iterations, 1), 'red');
    m = plot([1 KF_iterations]*T, [mean(correction_iterations(1:KF_iterations, 1)) mean(correction_iterations(1:KF_iterations, 1))], 'green');
    title(['Corrector Iterations wrt Time']);    xlabel('Time [s]');    ylabel('Corrector Iterations');
    legend([m], 'Mean', 'Location', 'Best');
end

toc
